Frame 1 (no input): blank canvas, image omitted
Frame 60 (the mouse pressed at the canvas centre just before this capture): blank canvas, image omitted
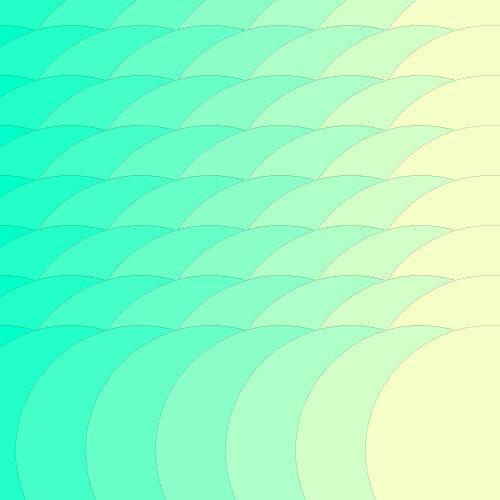
Frame 120 (the mouse held since frame 60 and released just before this capture)

The Processing sketch whose frames 1 and 60 were blank and that drew this single picture after the mouse press (run headless with seeded random() and noise(); from frame 60 on, the mouse is pressed at the canvas centre):

// Processing sketch: processing_156794
// ── processing_156794.pde

void setup() {
    size(500, 500);
} 
void draw() {
    background(0);

       for(int y = 0; y < height; y = y + 50){        
       for(int x = 0; x < width; x = x + 70){            
            fill(x/2, y*10, 200);
            strokeWeight(0);
            ellipse(x, y, mouseX, mouseY);
            
            
        }
    }
}
